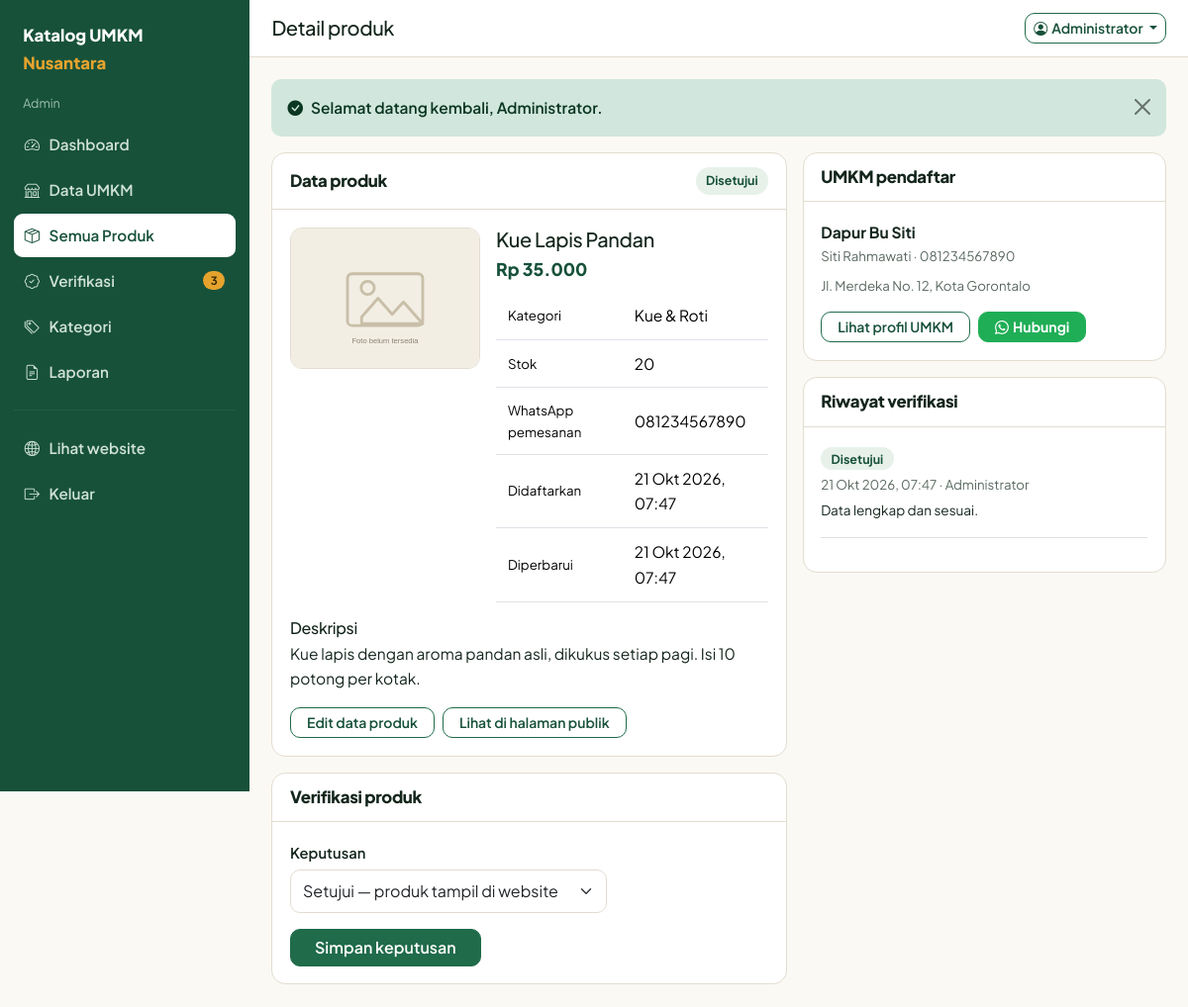
The app's page /admin/produk-detail.php?id=1 (signed in) with its own data.
### tables this page shows
CREATE TABLE `verification_logs` (
  `id`          INT AUTO_INCREMENT PRIMARY KEY,
  `product_id`  INT NOT NULL,
  `admin_id`    INT NULL,
  `status`      ENUM('menunggu','disetujui','ditolak') NOT NULL,
  `catatan`     TEXT NULL,
  `verified_at` TIMESTAMP NOT NULL DEFAULT CURRENT_TIMESTAMP,
  KEY `idx_log_produk` (`product_id`),
  CONSTRAINT `fk_log_produk` FOREIGN KEY (`product_id`) REFERENCES `products` (`id`) ON DELETE CASCADE,
  CONSTRAINT `fk_log_admin` FOREIGN KEY (`admin_id`) REFERENCES `users` (`id`) ON DELETE SET NULL
);

CREATE TABLE `users` (
  `id`         INT AUTO_INCREMENT PRIMARY KEY,
  `nama`       VARCHAR(100) NOT NULL,
  `email`      VARCHAR(150) NOT NULL,
  `password`   VARCHAR(255) NOT NULL,            
  `role`       ENUM('admin','umkm') NOT NULL DEFAULT 'umkm',
  `created_at` TIMESTAMP NOT NULL DEFAULT CURRENT_TIMESTAMP,
  UNIQUE KEY `uk_users_email` (`email`)
);

CREATE TABLE `products` (
  `id`               INT AUTO_INCREMENT PRIMARY KEY,
  `umkm_id`          INT NOT NULL,
  `category_id`      INT NULL,
  `nama_produk`      VARCHAR(150) NOT NULL,
  `deskripsi`        TEXT NULL,
  `harga`            DECIMAL(12,2) NOT NULL DEFAULT 0,
  `stok`             INT NOT NULL DEFAULT 0,
  `no_wa`            VARCHAR(20) NULL,            
  `foto_produk`      VARCHAR(255) NULL,
  `status`           ENUM('menunggu','disetujui','ditolak') NOT NULL DEFAULT 'menunggu',
  `alasan_penolakan` TEXT NULL,
  `created_at`       TIMESTAMP NOT NULL DEFAULT CURRENT_TIMESTAMP,
  `updated_at`       TIMESTAMP NOT NULL DEFAULT CURRENT_TIMESTAMP ON UPDATE CURRENT_TIMESTAMP,
  KEY `idx_produk_status` (`status`),
  KEY `idx_produk_umkm` (`umkm_id`),
  KEY `idx_produk_kategori` (`category_id`),
  CONSTRAINT `fk_produk_umkm` FOREIGN KEY (`umkm_id`) REFERENCES `umkm` (`id`) ON DELETE CASCADE,
  CONSTRAINT `fk_produk_kategori` FOREIGN KEY (`category_id`) REFERENCES `categories` (`id`) ON DELETE SET NULL
);

CREATE TABLE `categories` (
  `id`            INT AUTO_INCREMENT PRIMARY KEY,
  `nama_kategori` VARCHAR(80) NOT NULL,
  `deskripsi`     VARCHAR(255) NULL,
  UNIQUE KEY `uk_kategori_nama` (`nama_kategori`)
);

CREATE TABLE `umkm` (
  `id`           INT AUTO_INCREMENT PRIMARY KEY,
  `user_id`      INT NOT NULL,
  `nama_usaha`   VARCHAR(150) NOT NULL,
  `nama_pemilik` VARCHAR(100) NOT NULL,
  `alamat`       TEXT NULL,
  `no_telepon`   VARCHAR(20) NOT NULL,
  `deskripsi`    TEXT NULL,
  `foto_umkm`    VARCHAR(255) NULL,
  `status`       ENUM('menunggu','disetujui','ditolak') NOT NULL DEFAULT 'menunggu',
  `created_at`   TIMESTAMP NOT NULL DEFAULT CURRENT_TIMESTAMP,
  `updated_at`   TIMESTAMP NOT NULL DEFAULT CURRENT_TIMESTAMP ON UPDATE CURRENT_TIMESTAMP,
  UNIQUE KEY `uk_umkm_user` (`user_id`),
  CONSTRAINT `fk_umkm_user` FOREIGN KEY (`user_id`) REFERENCES `users` (`id`) ON DELETE CASCADE
);

### config/database.php (called while the page is built, shortened)
<?php
function db()
{
    static $pdo = null;
    if ($pdo === null) {
        $dsn = 'mysql:host=' . DB_HOST . ';dbname=' . DB_NAME . ';charset=utf8mb4';
        try {
            $pdo = new PDO($dsn, DB_USER, DB_PASS, [
                PDO::ATTR_ERRMODE            => PDO::ERRMODE_EXCEPTION,
                PDO::ATTR_DEFAULT_FETCH_MODE => PDO::FETCH_ASSOC,
                PDO::ATTR_EMULATE_PREPARES   => false,
            ]);
        } catch (PDOException $e) {
            error_log('Koneksi database gagal: ' . $e->getMessage());
            exit('Koneksi ke database gagal. Periksa kembali file config/database.php dan pastikan MySQL sudah berjalan.');
        }
    }
    return $pdo;
}

### admin/produk-detail.php (the view, shortened to what this page needs)
<?php
$id = (int) ($_GET['id'] ?? $_POST['id'] ?? 0);
$s = db()->prepare(
    'SELECT p.*, u.id AS id_umkm, u.nama_usaha, u.nama_pemilik, u.no_telepon, u.alamat, c.nama_kategori
     FROM products p
     JOIN umkm u ON u.id = p.umkm_id
     LEFT JOIN categories c ON c.id = p.category_id
     WHERE p.id = ?'
);
$s->execute([$id]);
$produk = $s->fetch();
$log = db()->prepare('SELECT v.*, us.nama AS nama_admin FROM verification_logs v LEFT JOIN users us ON us.id = v.admin_id WHERE v.product_id = ? ORDER BY v.verified_at DESC');
$log->execute([$produk['id']]);
$riwayat = $log->fetchAll();
$judul     = 'Detail produk';
require_once APP_ROOT . '/includes/panel_header.php';
?>
<div class="row g-3">
  <div class="col-lg-7">
    <div class="kotak mb-3">
      <div class="kotak-kepala">
        <h2>Data produk</h2>
        <?= status_badge($produk['status']) ?>
      </div>
      <div class="kotak-badan">
        <div class="row g-3">
          <div class="col-md-5">
            <img class="w-100" style="border-radius:12px;aspect-ratio:4/3;object-fit:cover;border:1px solid var(--garis)"
                 src="<?= gambar('produk', $produk['foto_produk']) ?>" alt="Foto <?= e($produk['nama_produk']) ?>">
          </div>
          <div class="col-md-7">
            <h3 class="h5 mb-1"><?= e($produk['nama_produk']) ?></h3>
            <div class="kartu-harga mb-2"><?= rupiah($produk['harga']) ?></div>
            <table class="table table-sm mb-0">
              <tbody>
                <tr><td class="bantuan">Kategori</td><td><?= e($produk['nama_kategori'] ?? 'Tanpa kategori') ?></td></tr>
                <tr><td class="bantuan">Stok</td><td><?= (int) $produk['stok'] ?></td></tr>
                <tr><td class="bantuan">WhatsApp pemesanan</td><td><?= e($produk['no_wa'] ?: $produk['no_telepon']) ?></td></tr>
                <tr><td class="bantuan">Didaftarkan</td><td><?= tanggal_id($produk['created_at'], true) ?></td></tr>
                <tr><td class="bantuan">Diperbarui</td><td><?= tanggal_id($produk['updated_at'], true) ?></td></tr>
              </tbody>
            </table>
          </div>
          <div class="col-12">
            <h4 class="h6 mb-1">Deskripsi</h4>
            <p class="mb-0"><?= nl2br(e($produk['deskripsi'])) ?></p>
          </div>
        </div>
        <div class="d-flex flex-wrap gap-2 mt-3">
          <a class="btn btn-garis btn-sm px-3" href="<?= url('admin/produk-edit.php?id=' . (int) $produk['id']) ?>">Edit data produk</a>
          <?php if ($produk['status'] === ST_DISETUJUI): ?>
            <a class="btn btn-garis btn-sm px-3" target="_blank" href="<?= url('produk-detail.php?id=' . (int) $produk['id']) ?>">Lihat di halaman publik</a>
          <?php endif; ?>
        </div>
      </div>
    </div>
    <div class="kotak" id="verifikasi">
      <div class="kotak-kepala"><h2>Verifikasi produk</h2></div>
      <div class="kotak-badan">
        <form method="post" novalidate>
          <div class="mb-3" style="max-width:320px">
            <label class="form-label" for="pilihStatus">Keputusan</label>
            <select class="form-select" id="pilihStatus" name="status">
              <option value="disetujui" <?= $produk['status'] === ST_DISETUJUI ? 'selected' : '' ?>>Setujui — produk tampil di website</option>
            </select>
          </div>
          <button class="btn btn-utama px-4" type="submit">Simpan keputusan</button>
        </form>
      </div>
    </div>
  </div>
  <div class="col-lg-5">
    <div class="kotak mb-3">
      <div class="kotak-kepala"><h2>UMKM pendaftar</h2></div>
      <div class="kotak-badan">
        <div class="fw-bold"><?= e($produk['nama_usaha']) ?></div>
        <div class="bantuan mb-2"><?= e($produk['nama_pemilik']) ?> &middot; <?= e($produk['no_telepon']) ?></div>
        <div class="bantuan mb-3"><?= e($produk['alamat']) ?></div>
        <div class="d-flex flex-wrap gap-2">
          <a class="btn btn-garis btn-sm px-3" href="<?= url('admin/umkm-detail.php?id=' . (int) $produk['id_umkm']) ?>">Lihat profil UMKM</a>
          <a class="btn btn-wa btn-sm px-3" target="_blank" rel="noopener" href="<?= e(link_wa($produk['no_telepon'], 'Halo ' . $produk['nama_usaha'] . ', kami ingin mengonfirmasi data produk "' . $produk['nama_produk'] . '".')) ?>"><i class="bi bi-whatsapp me-1"></i>Hubungi</a>
        </div>
      </div>
    </div>
    <div class="kotak">
      <div class="kotak-kepala"><h2>Riwayat verifikasi</h2></div>
      <div class="kotak-badan">
        <?php if ($riwayat): ?>
          <ul class="list-unstyled mb-0">
            <?php foreach ($riwayat as $r): ?>
              <li class="mb-3 pb-3 border-bottom">
                <?= status_badge($r['status']) ?>
                <div class="bantuan mt-1"><?= tanggal_id($r['verified_at'], true) ?> &middot; <?= e($r['nama_admin'] ?? 'Pemilik UMKM') ?></div>
                <?php if ($r['catatan']): ?><div class="small mt-1"><?= e($r['catatan']) ?></div><?php endif; ?>
              </li>
            <?php endforeach; ?>
          </ul>
        <?php else: ?>
          <p class="bantuan mb-0">Produk ini belum pernah diverifikasi.</p>
        <?php endif; ?>
      </div>
    </div>
  </div>
</div>
<?php require_once APP_ROOT . '/includes/panel_footer.php'; ?>

### includes/panel_header.php (shortened to what this page needs)
<?php
$judul     = $judul     ?? 'Dashboard';
$menuAktif = $menuAktif ?? '';
$u         = user();
if (is_admin()) {
    $menungguCount = (int) db()->query("SELECT COUNT(*) FROM products WHERE status = 'menunggu'")->fetchColumn();
    $menu = [
        'dashboard' => ['Dashboard',     'admin/index.php',    'speedometer2', null],
        'umkm'      => ['Data UMKM',     'admin/umkm.php',     'shop',         null],
        'produk'    => ['Semua Produk',  'admin/produk.php',   'box-seam',     null],
        'verifikasi'=> ['Verifikasi',    'admin/produk.php?status=menunggu', 'patch-check', $menungguCount ?: null],
        'kategori'  => ['Kategori',      'admin/kategori.php', 'tags',         null],
        'laporan'   => ['Laporan',       'admin/laporan.php',  'file-earmark-text', null],
    ];
    $peran = 'Admin';
}
function gambar_menu(array $menu, $menuAktif)
{
    foreach ($menu as $kunci => $m) {
        $aktif = $menuAktif === $kunci ? ' aktif' : '';
        echo '<a class="menu' . $aktif . '" href="' . url($m[1]) . '">'
           . '<i class="bi bi-' . e($m[2]) . '"></i><span>' . e($m[0]) . '</span>';
        if (!empty($m[3])) {
            echo '<span class="badge rounded-pill ms-auto" style="background:#e5a32e;color:#3a2b06">' . (int) $m[3] . '</span>';
        }
        echo '</a>';
    }
}
?>
<!DOCTYPE html>
<html lang="id">
<head>
<link href="https://cdn.jsdelivr.net/npm/bootstrap@5.3.3/dist/css/bootstrap.min.css" rel="stylesheet">
<link href="https://cdn.jsdelivr.net/npm/bootstrap-icons@1.11.3/font/bootstrap-icons.min.css" rel="stylesheet">
<link href="<?= asset('css/style.css') ?>" rel="stylesheet">
</head>
<body>
<div class="panel-wrap">
  <aside class="sidebar">
    <a class="merek" href="<?= url('index.php') ?>">Katalog UMKM <span>Nusantara</span></a>
    <div class="peran"><?= e($peran) ?></div>
    <?php gambar_menu($menu, $menuAktif); ?>
    <hr>
    <a class="menu" href="<?= url('index.php') ?>"><i class="bi bi-globe2"></i><span>Lihat website</span></a>
    <a class="menu" href="<?= url('auth/logout.php') ?>"><i class="bi bi-box-arrow-right"></i><span>Keluar</span></a>
  </aside>
  <div class="panel-isi">
    <header class="panel-atas">
      <div class="d-flex align-items-center gap-2">
        <div>
          <h1 class="h5 mb-0"><?= e($judul) ?></h1>
        </div>
      </div>
      <div class="dropdown">
        <button class="btn btn-garis btn-sm dropdown-toggle" data-bs-toggle="dropdown" aria-expanded="false">
          <i class="bi bi-person-circle me-1"></i><span class="d-none d-sm-inline"><?= e($u['nama']) ?></span>
        </button>
      </div>
    </header>
    <main class="panel-konten">
      <?php tampilkan_notif(); ?>

### includes/functions.php (shortened to what this page needs)
<?php
function e($value)
{
    return htmlspecialchars((string) $value, ENT_QUOTES, 'UTF-8');
}
function url($path = '')
{
    return BASE_URL . '/' . ltrim($path, '/');
}
function asset($path)
{
    return url('assets/' . ltrim($path, '/'));
}
function gambar($folder, $file)
{
    return asset('img/placeholder-' . ($folder === 'umkm' ? 'umkm' : 'produk') . '.svg');
}
function rupiah($angka)
{
    return 'Rp ' . number_format((float) $angka, 0, ',', '.');
}
function tanggal_id($datetime, $denganJam = false)
{
    $bulan = [1 => 'Jan', 'Feb', 'Mar', 'Apr', 'Mei', 'Jun', 'Jul', 'Agu', 'Sep', 'Okt', 'Nov', 'Des'];
    $t = strtotime($datetime);
    $hasil = date('j', $t) . ' ' . $bulan[(int) date('n', $t)] . ' ' . date('Y', $t);
    return $denganJam ? $hasil . ', ' . date('H:i', $t) : $hasil;
}
function tampilkan_notif()
{
    $peta = ['sukses' => 'success', 'gagal' => 'danger', 'info' => 'info'];
    $ikon = ['sukses' => 'check-circle-fill', 'gagal' => 'exclamation-triangle-fill', 'info' => 'info-circle-fill'];
    foreach ($_SESSION['flash'] as $f) {
        $kelas = $peta[$f['tipe']] ?? 'info';
        echo '<div class="alert alert-' . $kelas . ' alert-dismissible fade show notif" role="alert">'
           . '<i class="bi bi-' . ($ikon[$f['tipe']] ?? 'info-circle-fill') . ' me-2"></i>' . e($f['pesan'])
           . '<button type="button" class="btn-close" data-bs-dismiss="alert" aria-label="Tutup"></button></div>';
    }
}
function user()
{
    return $_SESSION['user'] ?? null;
}
function sudah_login()
{
    return user() !== null;
}
function is_admin()
{
    return sudah_login() && user()['role'] === 'admin';
}
function status_teks($status)
{
    $peta = [
        ST_MENUNGGU  => 'Menunggu verifikasi',
        ST_DISETUJUI => 'Disetujui',
        ST_DITOLAK   => 'Ditolak',
    ];
    return $peta[$status] ?? $status;
}
function status_badge($status)
{
    $kelas = [
        ST_MENUNGGU  => 'badge-menunggu',
        ST_DISETUJUI => 'badge-disetujui',
        ST_DITOLAK   => 'badge-ditolak',
    ];
    return '<span class="badge-status ' . ($kelas[$status] ?? '') . '">' . e(status_teks($status)) . '</span>';
}
function no_wa($nomor)
{
    $n = preg_replace('/\D/', '', (string) $nomor);
    if (strpos($n, '0') === 0) {
        $n = '62' . substr($n, 1);
    } elseif (strpos($n, '62') !== 0 && $n !== '') {
        $n = '62' . $n;
    }
    return $n;
}
function link_wa($nomor, $pesan = '')
{
    return 'https://wa.me/' . no_wa($nomor) . ($pesan ? '?text=' . rawurlencode($pesan) : '');
}

### records on screen
verification_logs: admin.nama "Administrator", status "Disetujui", verified_at "21 Okt 2026, 07:47", catatan "Data lengkap dan sesuai."
products: status "Disetujui", nama_produk "Kue Lapis Pandan", harga "Rp 35.000", category.nama_kategori "Kue & Roti", stok "20", no_wa "081234567890", created_at "21 Okt 2026, 07:47", updated_at "21 Okt 2026, 07:47", deskripsi "Kue lapis dengan aroma pandan asli, dikukus setiap pagi. Isi 10 potong per kotak.", status "Setujui — produk tampil di website", umkm.nama_usaha "Dapur Bu Siti", umkm.nama_pemilik "Siti Rahmawati", umkm.no_telepon "081234567890", umkm.alamat "Jl. Merdeka No. 12, Kota Gorontalo"

### other values on screen
$peran "Admin"
$m[0] "Dashboard"
$m[0] "Data UMKM"
$m[0] "Semua Produk"
$m[0] "Verifikasi"
$m[3] "3"
$m[0] "Kategori"
$m[0] "Laporan"
$judul "Detail produk"
$f['pesan'] "Selamat datang kembali, Administrator."
